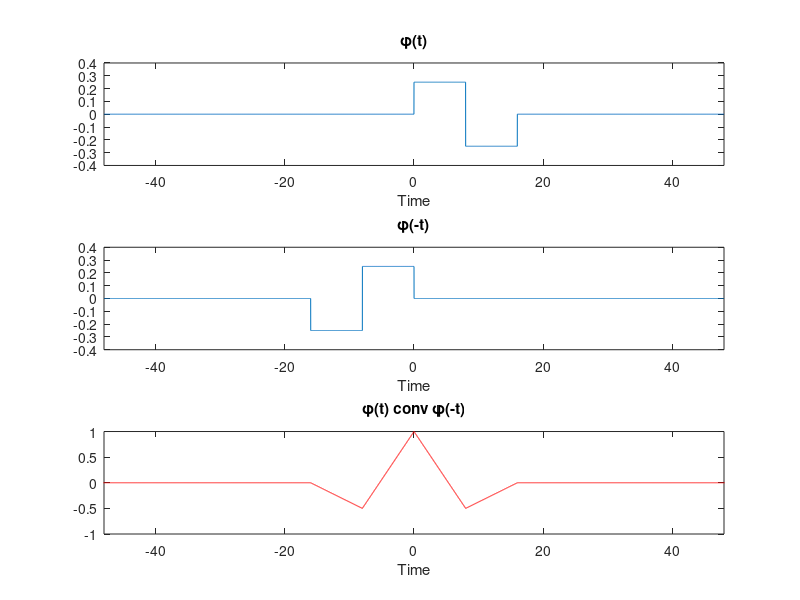

MATLAB code for this plot:
clear all;
close all;

Ts = 0.01;
T = 16;
t = -3*T:Ts:3*T;

h_1= (t>=0 & t<T/2).*1/sqrt(T);
h_2= (t>=T/2 & t<T).*(-1)/sqrt(T);
%y = zeros(1,length(t));
y = h_1 + h_2;

% y = zeros(1,length(t));
% y(t>-T/2+10 & t<T/2+10) = 1./sqrt(T);

figure('Name','phi(t)CONVphi(-t))');

%%phi(t)
subplot(3,1,1);
plot(t, y);
title('\phi(t)');
xlabel('Time')
xlim([t(1) t(end)]);
hold on;

%%phi(-t)
y_flip = flip(y);
t_y_flip = -fliplr(t);
% t_y_flip = t
subplot(3,1,2);
plot(t, y_flip);
title('\phi(-t)');
xlabel('Time');
xlim([t_y_flip(1) t_y_flip(end)]);
hold on;

Y = conv(y, y_flip)*Ts;
% t_conv = 2*t(1):Ts:2*t(end);
t_conv = (t(1) + t_y_flip(1)):Ts:(t(end)+t_y_flip(end));
subplot(3,1,3);
plot(t_conv, Y, 'r');
title('\phi(t) conv \phi(-t)');
xlabel('Time');
xlim([t_y_flip(1) t_y_flip(end)]);